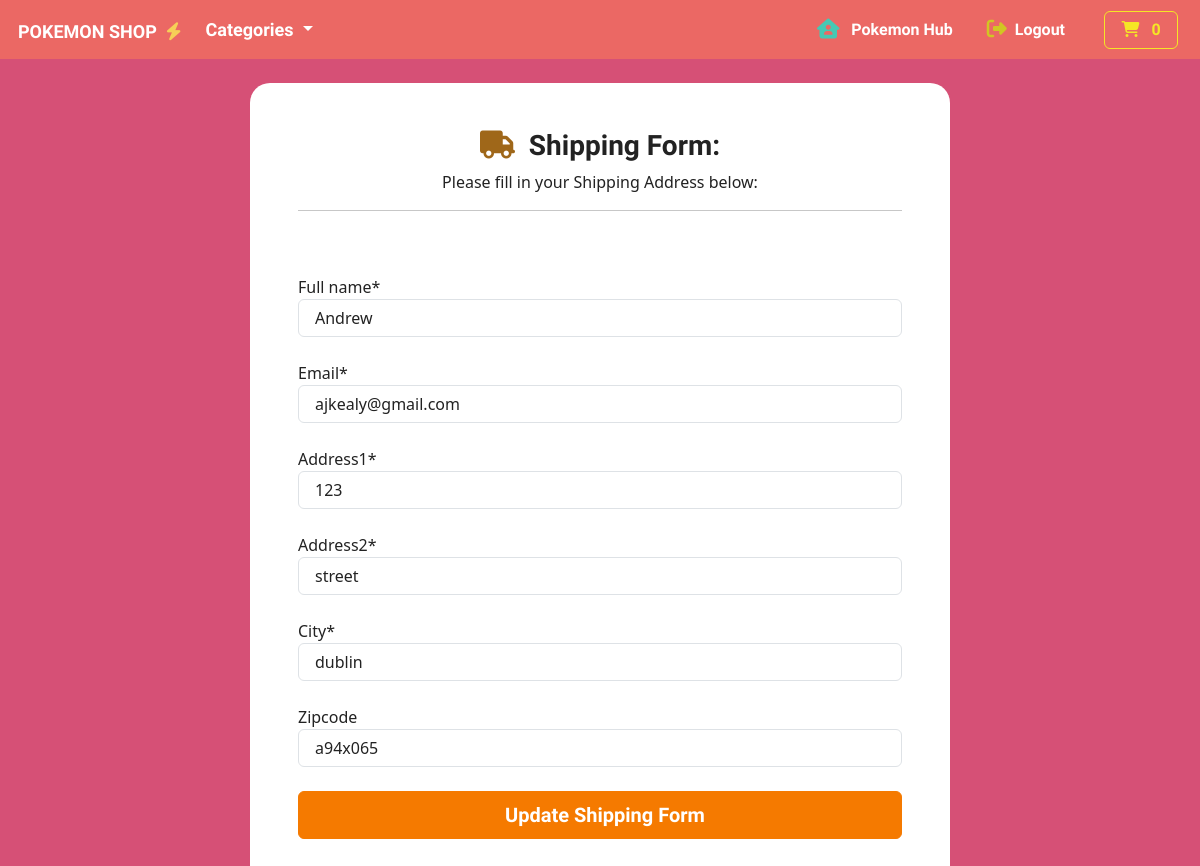
Page /profiles/manage-shipping (signed in) on the committed database.
### payment/models.py (models this page shows, shortened)
class ShippingAddress(models.Model):
    full_name = models.CharField(max_length=250)
    email = models.EmailField(max_length=250)
    address1 = models.CharField(max_length=255)
    address2 = models.CharField(max_length=255)
    city = models.CharField(max_length=250)
    zipcode = models.CharField(max_length=250, null=True, blank=True)
    user = models.ForeignKey(User, on_delete=models.CASCADE, null=True, blank=True)
    class Meta:
        verbose_name_plural = 'Shipping Address'

### profiles/views.py (the view, shortened to what this page needs)
# urls.py: path('manage-shipping', views.manage_shipping, name='manage-shipping'),
@login_required(login_url='my-login')
def manage_shipping(request):
    try:
        shipping = ShippingAddress.objects.get(user=request.user.id)
    except ShippingAddress.DoesNotExist:
        shipping = None
    form = ShippingForm(instance=shipping)
    context = {'form':form}
    return render(request, 'profiles/shipping.html', context=context)

### payment/forms.py
class ShippingForm(forms.ModelForm):
    class Meta:
        model = ShippingAddress
        fields = ['full_name', 'email', 'address1', 'address2', 'city', 'zipcode']
        exclude = ['user',]

### checkout/checkout.py (called while the page is built)
    def __len__(self):
        return sum(item['qty'] for item in self.checkout.values())

### checkout/context_processors.py (called while the page is built)
def checkout(request):
    return {'checkout': Checkout(request)}

### shop/models.py (called while the page is built)
    def get_absolute_url(self):
        return reverse('list-category', args=[self.slug])

### shop/views.py (called while the page is built)
def categories(request):
    all_categories = Category.objects.all()
    return {'all_categories': all_categories}

### profiles/templates/profiles/shipping.html (shortened to what this page needs)
{% include "shop/base.html" %}
{% load static %}
{% load crispy_forms_tags %}
{% block content %}
<div class="register-background">
<body>
    <br>
     <div class="container bg-white shadow-md p-5 form-layout">
        <h3 class="text-center"><i class="fa-solid fa-truck" style="color: #9f6719;"></i>&nbsp Shipping Form: </h3>
        <p class="text-center">Please fill in your Shipping Address below:</p>
        <hr>
        <br>
        <br>
        <form method="POST" autocomplete="off">
            {{form.full_name|as_crispy_field}}
            <br>
            {{form.email|as_crispy_field}}
            <br>
            {{form.address1|as_crispy_field}}
            <br>
            {{form.address2|as_crispy_field}}
            <br>
            {{form.city|as_crispy_field}}
            <br>
            {{form.zipcode|as_crispy_field}}
            <br>
            <button type="submit" class="btn btn-danger rounded btn-block p-2 btn-lg w-100">&nbsp; Update Shipping Form</button>
        </form>
    </div>
</body>
</div>
{% endblock %}

### static/css/main.css (style rules this page uses)
.form-layout { border-radius: 20px; width: 700px; }
.register-background { background-color: #D65076; }

### rows in the picture
ShippingAddress: full_name "Andrew", email "ajkealy@gmail.com", address1 "123", address2 "street", city "dublin", zipcode "a94x065"
